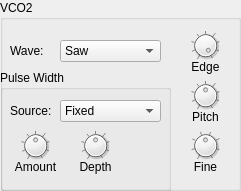
  <widget class="QGroupBox" name="groupBox_3">
   <property name="geometry">
    <rect>
     <x>260</x>
     <y>80</y>
     <width>241</width>
     <height>191</height>
    </rect>
   </property>
   <property name="title">
    <string>VCO2</string>
   </property>
   <widget class="QLabel" name="label_5">
    <property name="geometry">
     <rect>
      <x>10</x>
      <y>40</y>
      <width>51</width>
      <height>21</height>
     </rect>
    </property>
    <property name="text">
     <string>Wave:</string>
    </property>
   </widget>
   <widget class="ComboPicker" name="osc2wave">
    <property name="geometry">
     <rect>
      <x>60</x>
      <y>40</y>
      <width>101</width>
      <height>22</height>
     </rect>
    </property>
    <item>
     <property name="text">
      <string>Saw</string>
     </property>
    </item>
    <item>
     <property name="text">
      <string>Pulse</string>
     </property>
    </item>
    <item>
     <property name="text">
      <string>Saw 2</string>
     </property>
    </item>
    <item>
     <property name="text">
      <string>Mix</string>
     </property>
    </item>
   </widget>
   <widget class="DialKnob" name="edge2">
    <property name="geometry">
     <rect>
      <x>190</x>
      <y>30</y>
      <width>31</width>
      <height>31</height>
     </rect>
    </property>
    <property name="sizePolicy">
     <sizepolicy hsizetype="Fixed" vsizetype="Fixed">
      <horstretch>0</horstretch>
      <verstretch>0</verstretch>
     </sizepolicy>
    </property>
    <property name="minimumSize">
     <size>
      <width>0</width>
      <height>0</height>
     </size>
    </property>
    <property name="maximumSize">
     <size>
      <width>16777215</width>
      <height>16777215</height>
     </size>
    </property>
    <property name="minimum">
     <number>0</number>
    </property>
    <property name="maximum">
     <number>127</number>
    </property>
    <property name="value">
     <number>127</number>
    </property>
    <property name="notchTarget">
     <double>16.000000000000000</double>
    </property>
    <property name="notchesVisible">
     <bool>true</bool>
    </property>
   </widget>
   <widget class="QLabel" name="label_19">
    <property name="geometry">
     <rect>
      <x>180</x>
      <y>60</y>
      <width>51</width>
      <height>21</height>
     </rect>
    </property>
    <property name="frameShadow">
     <enum>QFrame::Plain</enum>
    </property>
    <property name="text">
     <string>Edge</string>
    </property>
    <property name="alignment">
     <set>Qt::AlignHCenter|Qt::AlignTop</set>
    </property>
   </widget>
   <widget class="QGroupBox" name="groupBox_5">
    <property name="geometry">
     <rect>
      <x>0</x>
      <y>70</y>
      <width>171</width>
      <height>121</height>
     </rect>
    </property>
    <property name="title">
     <string>Pulse Width</string>
    </property>
    <widget class="ComboPicker" name="PWSrc2">
     <property name="geometry">
      <rect>
       <x>60</x>
       <y>30</y>
       <width>101</width>
       <height>22</height>
      </rect>
     </property>
     <item>
      <property name="text">
       <string>Fixed</string>
      </property>
     </item>
     <item>
      <property name="text">
       <string>PEG</string>
      </property>
     </item>
     <item>
      <property name="text">
       <string>FEG</string>
      </property>
     </item>
     <item>
      <property name="text">
       <string>LFO1</string>
      </property>
     </item>
     <item>
      <property name="text">
       <string>LFO2</string>
      </property>
     </item>
     <item>
      <property name="text">
       <string>LFO2 Phase</string>
      </property>
     </item>
     <item>
      <property name="text">
       <string>LFO2 Fast</string>
      </property>
     </item>
    </widget>
    <widget class="QLabel" name="label_20">
     <property name="geometry">
      <rect>
       <x>10</x>
       <y>30</y>
       <width>51</width>
       <height>21</height>
      </rect>
     </property>
     <property name="text">
      <string>Source:</string>
     </property>
    </widget>
    <widget class="QLabel" name="label_21">
     <property name="geometry">
      <rect>
       <x>70</x>
       <y>90</y>
       <width>51</width>
       <height>21</height>
      </rect>
     </property>
     <property name="frameShadow">
      <enum>QFrame::Plain</enum>
     </property>
     <property name="text">
      <string>Depth</string>
     </property>
     <property name="alignment">
      <set>Qt::AlignHCenter|Qt::AlignTop</set>
     </property>
    </widget>
    <widget class="DialKnob" name="depth2">
     <property name="geometry">
      <rect>
       <x>80</x>
       <y>60</y>
       <width>31</width>
       <height>31</height>
      </rect>
     </property>
     <property name="sizePolicy">
      <sizepolicy hsizetype="Fixed" vsizetype="Fixed">
       <horstretch>0</horstretch>
       <verstretch>0</verstretch>
      </sizepolicy>
     </property>
     <property name="minimumSize">
      <size>
       <width>0</width>
       <height>0</height>
      </size>
     </property>
     <property name="maximumSize">
      <size>
       <width>16777215</width>
       <height>16777215</height>
      </size>
     </property>
     <property name="minimum">
      <number>-64</number>
     </property>
     <property name="maximum">
      <number>63</number>
     </property>
     <property name="notchTarget">
      <double>16.000000000000000</double>
     </property>
     <property name="notchesVisible">
      <bool>true</bool>
     </property>
    </widget>
    <widget class="DialKnob" name="PW2">
     <property name="geometry">
      <rect>
       <x>20</x>
       <y>60</y>
       <width>31</width>
       <height>31</height>
      </rect>
     </property>
     <property name="sizePolicy">
      <sizepolicy hsizetype="Fixed" vsizetype="Fixed">
       <horstretch>0</horstretch>
       <verstretch>0</verstretch>
      </sizepolicy>
     </property>
     <property name="minimumSize">
      <size>
       <width>0</width>
       <height>0</height>
      </size>
     </property>
     <property name="maximumSize">
      <size>
       <width>16777215</width>
       <height>16777215</height>
      </size>
     </property>
     <property name="minimum">
      <number>0</number>
     </property>
     <property name="maximum">
      <number>127</number>
     </property>
     <property name="value">
      <number>64</number>
     </property>
     <property name="notchTarget">
      <double>16.000000000000000</double>
     </property>
     <property name="notchesVisible">
      <bool>true</bool>
     </property>
    </widget>
    <widget class="QLabel" name="label_22">
     <property name="geometry">
      <rect>
       <x>10</x>
       <y>90</y>
       <width>51</width>
       <height>21</height>
      </rect>
     </property>
     <property name="frameShadow">
      <enum>QFrame::Plain</enum>
     </property>
     <property name="text">
      <string>Amount</string>
     </property>
     <property name="alignment">
      <set>Qt::AlignHCenter|Qt::AlignTop</set>
     </property>
    </widget>
    <zorder>label_20</zorder>
    <zorder>label_21</zorder>
    <zorder>label_22</zorder>
    <zorder>PWSrc2</zorder>
    <zorder>depth2</zorder>
    <zorder>PW2</zorder>
   </widget>
   <widget class="QLabel" name="label_23">
    <property name="geometry">
     <rect>
      <x>180</x>
      <y>110</y>
      <width>51</width>
      <height>21</height>
     </rect>
    </property>
    <property name="frameShadow">
     <enum>QFrame::Plain</enum>
    </property>
    <property name="text">
     <string>Pitch</string>
    </property>
    <property name="alignment">
     <set>Qt::AlignHCenter|Qt::AlignTop</set>
    </property>
   </widget>
   <widget class="DialKnob" name="fine2">
    <property name="geometry">
     <rect>
      <x>190</x>
      <y>130</y>
      <width>31</width>
      <height>31</height>
     </rect>
    </property>
    <property name="sizePolicy">
     <sizepolicy hsizetype="Fixed" vsizetype="Fixed">
      <horstretch>0</horstretch>
      <verstretch>0</verstretch>
     </sizepolicy>
    </property>
    <property name="minimumSize">
     <size>
      <width>0</width>
      <height>0</height>
     </size>
    </property>
    <property name="maximumSize">
     <size>
      <width>16777215</width>
      <height>16777215</height>
     </size>
    </property>
    <property name="minimum">
     <number>-50</number>
    </property>
    <property name="maximum">
     <number>50</number>
    </property>
    <property name="notchTarget">
     <double>16.000000000000000</double>
    </property>
    <property name="notchesVisible">
     <bool>true</bool>
    </property>
   </widget>
   <widget class="QLabel" name="label_24">
    <property name="geometry">
     <rect>
      <x>180</x>
      <y>160</y>
      <width>51</width>
      <height>21</height>
     </rect>
    </property>
    <property name="frameShadow">
     <enum>QFrame::Plain</enum>
    </property>
    <property name="text">
     <string>Fine</string>
    </property>
    <property name="alignment">
     <set>Qt::AlignHCenter|Qt::AlignTop</set>
    </property>
   </widget>
   <widget class="DialKnob" name="pitch2">
    <property name="geometry">
     <rect>
      <x>190</x>
      <y>80</y>
      <width>31</width>
      <height>31</height>
     </rect>
    </property>
    <property name="sizePolicy">
     <sizepolicy hsizetype="Fixed" vsizetype="Fixed">
      <horstretch>0</horstretch>
      <verstretch>0</verstretch>
     </sizepolicy>
    </property>
    <property name="minimumSize">
     <size>
      <width>0</width>
      <height>0</height>
     </size>
    </property>
    <property name="maximumSize">
     <size>
      <width>16777215</width>
      <height>16777215</height>
     </size>
    </property>
    <property name="minimum">
     <number>-64</number>
    </property>
    <property name="maximum">
     <number>63</number>
    </property>
    <property name="notchTarget">
     <double>16.000000000000000</double>
    </property>
    <property name="notchesVisible">
     <bool>true</bool>
    </property>
   </widget>
   <zorder>label_23</zorder>
   <zorder>label_19</zorder>
   <zorder>label_24</zorder>
   <zorder>label_5</zorder>
   <zorder>osc2wave</zorder>
   <zorder>edge2</zorder>
   <zorder>groupBox_5</zorder>
   <zorder>fine2</zorder>
   <zorder>pitch2</zorder>
  </widget>
